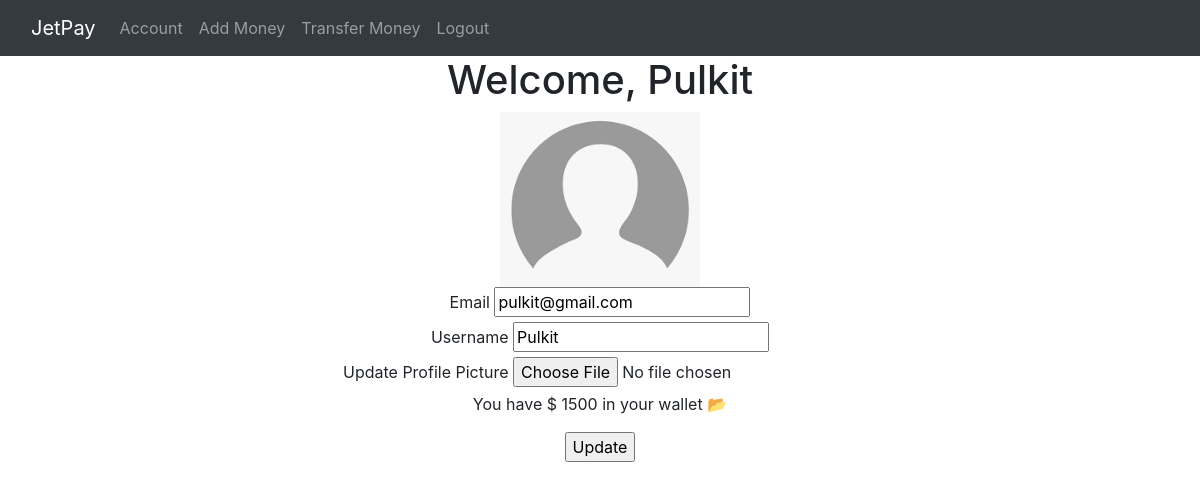
Before: /account (signed in) with the older database file.
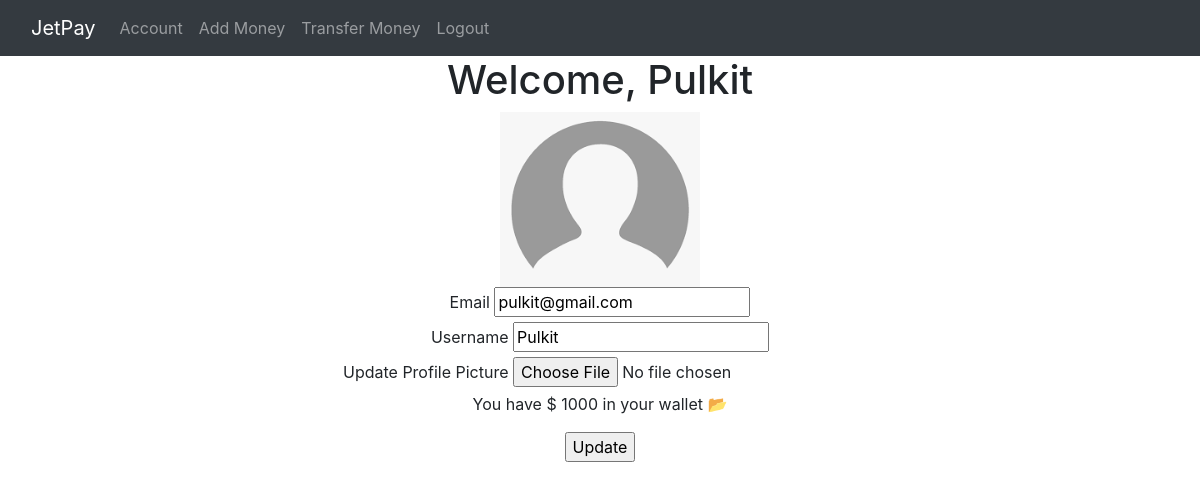
After: the same page with the newer database file.
### digitalWallet/__init__.py (models this page shows, shortened)
class User(db.Model,UserMixin):
	__tablename__ = 'users'
	id = db.Column(db.Integer,primary_key = True)
	profile_image = db.Column(db.String(20),nullable = False,default = 'default.jpg')
	email = db.Column(db.String(64),unique = True,index = True)
	username = db.Column(db.String(64),unique = True,index = True)
	password_hash = db.Column(db.String(128))
	amount = db.Column(db.Integer,default = 0)

### digitalWallet/__init__.py (the view)
@app.route('/account',methods = ['GET','POST'])
def account():
	form = UpdateUserForm()
	if form.validate_on_submit():
		current_user.username = form.username.data
		current_user.email = form.email.data
		db.session.commit()
		flash('User account updated')
		return redirect(url_for('users.account'))
	elif request.method == 'GET':
		form.username.data = current_user.username
		form.email.data = current_user.email
	print(f"User has {current_user.amount}")
	profile_image = url_for('static',filename = 'profile_pics/' + current_user.profile_image)
	print(f"Path to the profile image : {profile_image} ")
	return render_template('account.html',current_user = current_user,form = form,profile_image = profile_image)

### digitalWallet/__init__.py (shortened to what this page needs)
class UpdateUserForm(FlaskForm):
	email = StringField('Email',validators=[DataRequired(),Email()])
	username = StringField('Username',validators=[DataRequired()])
	picture = FileField('Update Profile Picture',validators= [FileAllowed(['png','jpg'])])
	amount = IntegerField('Updated amount',validators=[DataRequired()])
	submit = SubmitField('Update')

### digitalWallet/__init__.py (called while the page is built)
@login_manager.user_loader
def load_user(user_id):
	return User.query.get(user_id)

### digitalWallet/templates/account.html (shortened to what this page needs)
{% extends 'base.html' %}
{% block content %}
<div align='center'>
	<h1>Welcome, {{current_user.username}}</h1>
	<img src="/static/images/default.png" alt="" width="200">
	<div class="container">
		<form method="POST" action="" enctype="multipart/form-data">
			{{form.email.label}} {{form.email}} <br>
			{{form.username.label}} {{form.username}} <br>
			{{form.picture.label}} {{form.picture}} <br>
			<p>You have $ {{current_user.amount}} in your wallet 📂</p>
			{{form.submit()}}
		</form>
	</div>
</div>
{% endblock %}

### digitalWallet/templates/base.html (shortened to what this page needs)
<!DOCTYPE html>
<html lang="en">
{% block head %}
<head>
	<link rel="stylesheet" href="https://maxcdn.bootstrapcdn.com/bootstrap/4.0.0/css/bootstrap.min.css"
>
	<link rel="stylesheet" href="/static/stylesheet.css">
</head>
{% endblock %}
<body>
	{% block navbar %}
	<nav class="navbar navbar-expand-lg navbar-dark bg-dark">
		<div class="container-fluid">
			<a class="navbar-brand" href="{{url_for('index')}}">JetPay</a>
			<div class="collapse navbar-collapse" id="navbarNav">
				<ul class="navbar-nav">
					{% if current_user.is_authenticated %}
					<li class="nav-item">
						<a class="nav-link" href="{{url_for('account')}}">Account</a>
					</li>
					<li class="nav-item">
						<a class="nav-link" href="{{url_for('add_money')}}">Add Money</a>
					</li>
					<li class="nav-item">
						<a class="nav-link" href="{{url_for('transaction')}}">Transfer Money</a>
					</li>
					<li class="nav-item">
						<a class="nav-link" href="{{url_for('logout')}}">Logout</a>
					</li>
					{% endif %}
				</ul>
			</div>
		</div>
	</nav>
	{% endblock %}
	{% block content %}
	{% endblock %}
</body>
</html>

### digitalWallet/static/stylesheet.css (style rules this page uses)
body { overflow-x: hidden; }

Changed rows visible on the page:
changed User "Pulkit": amount "1500" → "1000"
